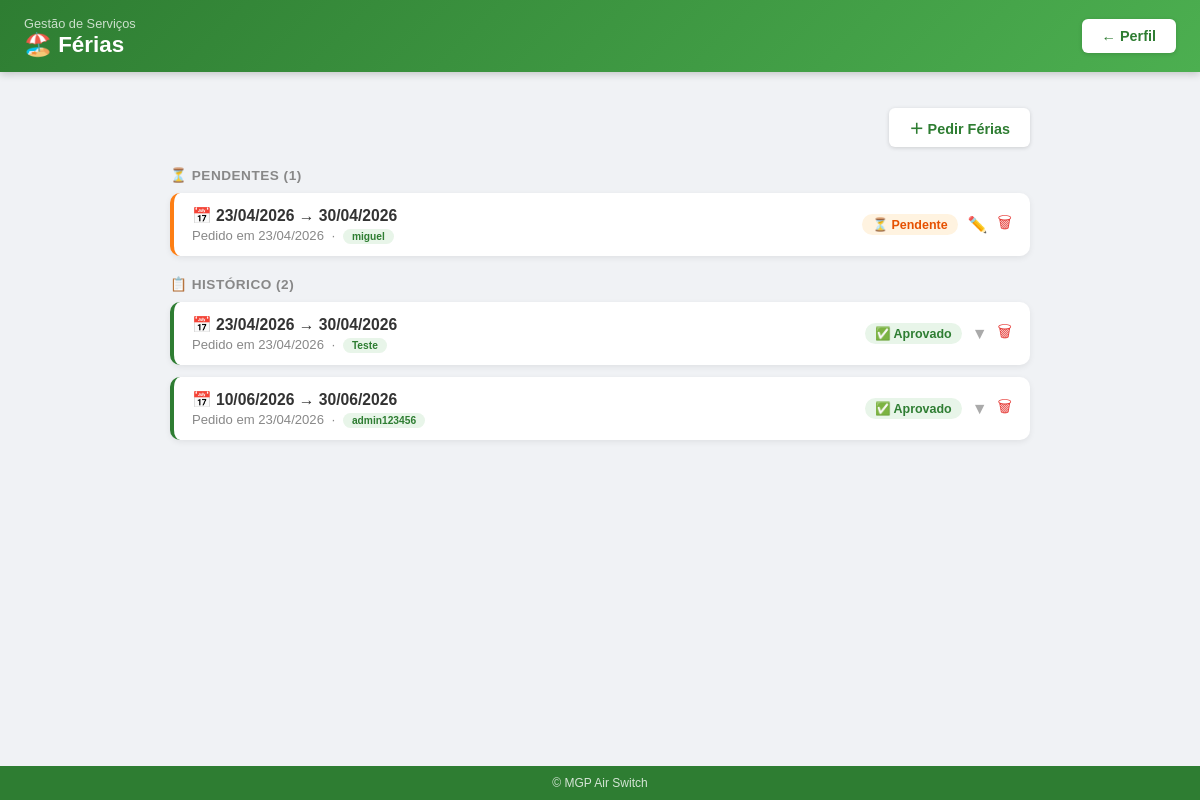
The page /ferias (signed in) on the database its author committed.
### models.py (models this page shows)
class Ferias(db.Model):
    __tablename__ = 'ferias'
    id = db.Column(db.Integer, primary_key=True)
    user_id = db.Column(db.Integer, db.ForeignKey('usuario.id'), nullable=False)
    data_inicio = db.Column(db.String(20), nullable=False)
    data_fim = db.Column(db.String(20), nullable=False)
    nota = db.Column(db.String(500), nullable=True)
    estado = db.Column(db.String(20), default='pendente')  # pendente, aprovado, rejeitado
    comentario_admin = db.Column(db.String(500), nullable=True)
    aprovado_por = db.Column(db.String(50), nullable=True)
    created_at = db.Column(db.String(20), default=lambda: datetime.now().strftime('%d/%m/%Y'))

class Usuario(UserMixin, db.Model):
    __tablename__ = 'usuario'
    id = db.Column(db.Integer, primary_key=True)
    nome = db.Column(db.String(30), unique=True)
    senha = db.Column(db.String())
    is_admin = db.Column(db.Boolean, default=False)

### main.py (the view, shortened to what this page needs)
@app.route('/ferias', methods=['GET', 'POST'])
@login_required
def ferias():
    is_admin = current_user.nome in ALLOWED_TO_REGISTER or current_user.is_admin
    if is_admin:
        todos = db.session.query(Ferias, Usuario).join(
            Usuario, Ferias.user_id == Usuario.id
        ).order_by(Ferias.id.desc()).all()
    else:
        todos = db.session.query(Ferias, Usuario).join(
            Usuario, Ferias.user_id == Usuario.id
        ).filter(Ferias.user_id == current_user.id).order_by(Ferias.id.desc()).all()
    return render_template('ferias.html', ferias=todos, is_admin=is_admin)

### main.py (called while the page is built)
@lm.user_loader
def user_loader(id):
    return db.session.query(Usuario).filter_by(id=id).first()

### templates/ferias.html (shortened to what this page needs)
<!DOCTYPE html>
<html lang="pt">
<head>
    <link rel="stylesheet" href="https://cdn.jsdelivr.net/npm/flatpickr/dist/flatpickr.min.css">
</head>
<body>
    <div class="page-header">
        <div>
            <div class="subtitle">Gestão de Serviços</div>
            <h1>🏖️ Férias</h1>
        </div>
        <a href="/perfil">← Perfil</a>
    </div>
    <div class="content">
        <div class="top-bar">
            <button class="toggle-form-btn" onclick="toggleForm()">
                <span id="formIcon">＋</span> Pedir Férias
            </button>
        </div>
        {% set pendentes = ferias | selectattr('0.estado', 'equalto', 'pendente') | list %}
        {% set respondidas = ferias | selectattr('0.estado', 'ne', 'pendente') | list %}
        {% if pendentes %}
        <div class="section-title">⏳ Pendentes ({{ pendentes|length }})</div>
        {% for f, u in pendentes %}
        <div class="ferias-card pendente">
            <div class="ferias-header">
                <div class="ferias-info">
                    <div class="ferias-dates">📅 {{ f.data_inicio }} → {{ f.data_fim }}</div>
                    <div class="ferias-sub">
                        Pedido em {{ f.created_at }}
                        {% if is_admin %}&nbsp;·&nbsp; <span class="user-badge">{{ u.nome }}</span>{% endif %}
                    </div>
                </div>
                <div class="ferias-actions">
                    <span class="badge-pendente">⏳ Pendente</span>
                    {% if is_admin %}
                    <button class="toggle-detail-btn" onclick="toggleAdminForm(this)" title="Responder">✏️</button>
                    {% endif %}
                    <form method="POST" action="/ferias/delete/{{ f.id }}" style="margin:0;" id="delFerias-{{ f.id }}">
                        <button type="button" class="delete-btn" onclick="openModal('delFerias-{{ f.id }}')">🗑</button>
                    </form>
                </div>
            </div>
        </div>
        {% endfor %}
        {% endif %}
        {% if respondidas %}
        <div class="section-title">📋 Histórico ({{ respondidas|length }})</div>
        {% for f, u in respondidas %}
        <div class="ferias-card {{ f.estado }}">
            <div class="ferias-header">
                <div class="ferias-info">
                    <div class="ferias-dates">📅 {{ f.data_inicio }} → {{ f.data_fim }}</div>
                    <div class="ferias-sub">
                        Pedido em {{ f.created_at }}
                        {% if is_admin %}&nbsp;·&nbsp; <span class="user-badge">{{ u.nome }}</span>{% endif %}
                    </div>
                </div>
                <div class="ferias-actions">
                    {% if f.estado == 'aprovado' %}
                    <span class="badge-aprovado">✅ Aprovado</span>
                    {% else %}
                    <span class="badge-rejeitado">❌ Rejeitado</span>
                    {% endif %}
                    <button class="toggle-detail-btn" onclick="toggleDetail(this)">▼</button>
                    <form method="POST" action="/ferias/delete/{{ f.id }}" style="margin:0;" id="delFerias-{{ f.id }}">
                        <button type="button" class="delete-btn" onclick="openModal('delFerias-{{ f.id }}')">🗑</button>
                    </form>
                </div>
            </div>
        </div>
        {% endfor %}
        {% endif %}
    </div>
    <footer>&copy; MGP Air Switch</footer>
</body>
</html>

### templates/ferias.html (style rules this page uses)
* { box-sizing: border-box; margin: 0; padding: 0; }
body { font-family: 'Arial', sans-serif; background: #f0f2f5; padding-bottom: 60px; }
.page-header { background: linear-gradient(135deg, #2e7d32, #4CAF50); padding: 14px 24px; display: flex; align-items: center; justify-content: space-between; box-shadow: 0 2px 8px rgba(0,0,0,0.2); }
.page-header h1 { font-size: 1.4em; color: white; font-weight: 700; }
.page-header .subtitle { font-size: 0.8em; color: rgba(255,255,255,0.75); margin-top: 2px; }
.page-header a { padding: 9px 20px; background: white; color: #2e7d32; text-decoration: none; border-radius: 6px; font-size: 0.9em; font-weight: bold; box-shadow: 0 1px 4px rgba(0,0,0,0.15); transition: background 0.2s; }
.content { max-width: 900px; margin: 36px auto; padding: 0 20px; }
.top-bar { display: flex; justify-content: flex-end; margin-bottom: 16px; }
.toggle-form-btn { padding: 9px 20px; background: white; color: #2e7d32; border: none; border-radius: 6px; font-size: 0.9em; font-weight: bold; cursor: pointer; box-shadow: 0 1px 4px rgba(0,0,0,0.15); transition: background 0.2s; }
.badge-pendente { background: #fff3e0; color: #e65100; padding: 3px 10px; border-radius: 12px; font-size: 0.78em; font-weight: bold; }
.badge-aprovado { background: #e8f5e9; color: #2e7d32; padding: 3px 10px; border-radius: 12px; font-size: 0.78em; font-weight: bold; }
.ferias-card { background: white; border-radius: 10px; margin-bottom: 12px; overflow: hidden; box-shadow: 0 2px 6px rgba(0,0,0,0.07); }
.ferias-card.pendente { border-left: 4px solid #fd7e14; }
.ferias-card.aprovado { border-left: 4px solid #2e7d32; }
.ferias-header { padding: 13px 18px; display: flex; justify-content: space-between; align-items: center; gap: 12px; }
.ferias-info { flex: 1; }
.ferias-dates { font-weight: bold; color: #333; font-size: 0.98em; }
.ferias-sub { font-size: 0.82em; color: #888; margin-top: 3px; }
.ferias-actions { display: flex; align-items: center; gap: 10px; }
.toggle-detail-btn { background: none; border: none; color: #aaa; font-size: 1em; cursor: pointer; transition: transform 0.3s; padding: 0; line-height: 1; }
.delete-btn { background: none; border: none; color: #e53935; font-size: 1em; cursor: pointer; padding: 0; transition: transform 0.2s; }
.user-badge { background: #e8f5e9; color: #2e7d32; padding: 2px 9px; border-radius: 10px; font-size: 0.78em; font-weight: bold; }
.section-title { font-size: 0.85em; font-weight: bold; color: #888; text-transform: uppercase; letter-spacing: 0.5px; margin: 20px 0 10px 0; }
footer { text-align: center; padding: 10px; background: #2e7d32; color: rgba(255,255,255,0.8); font-size: 12px; position: fixed; bottom: 0; width: 100%; }

### rows shown on the page
Ferias: data_inicio "23/04/2026", data_fim "30/04/2026", created_at "23/04/2026", nome "miguel"
Ferias: data_inicio "23/04/2026", data_fim "30/04/2026", created_at "23/04/2026", nome "Teste", estado "✅ Aprovado"
Ferias: data_inicio "10/06/2026", data_fim "30/06/2026", created_at "23/04/2026", nome "admin123456", estado "✅ Aprovado"

### other values the page prints
{{ pendentes|length }} "1"
{{ respondidas|length }} "2"
